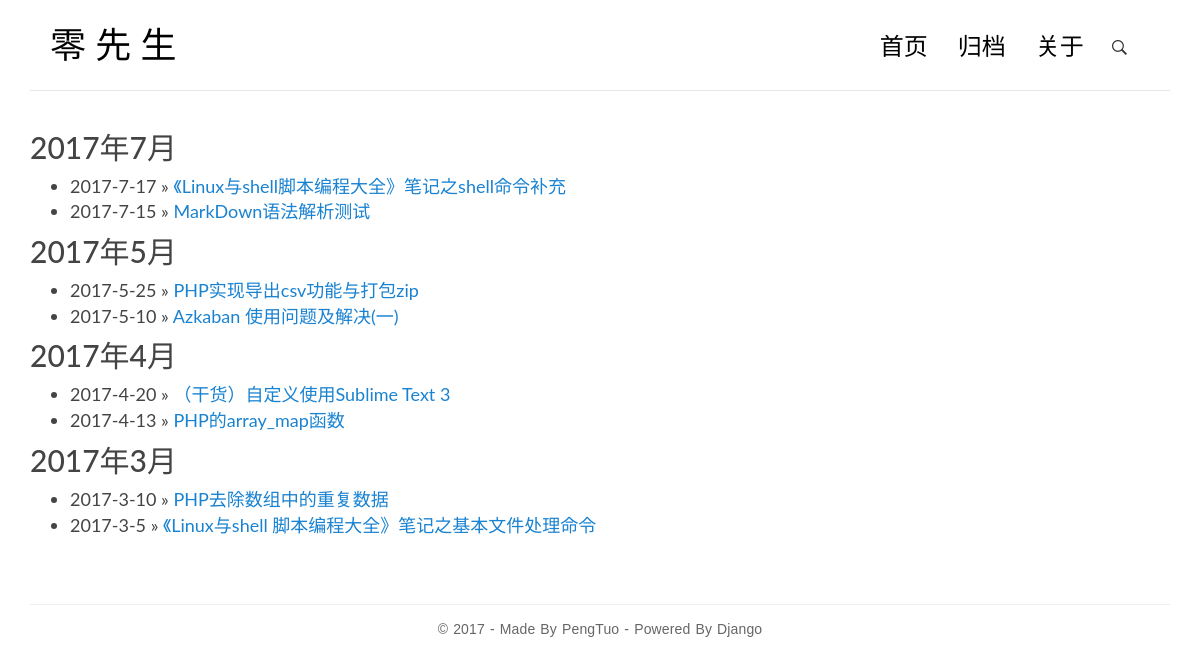
Page /archive on the committed database.
### blog/models.py (models this page shows, shortened)
class Post(models.Model):
    title = models.CharField(max_length=70)
    body = models.TextField()
    created_time = models.DateTimeField()
    updated_time = models.DateTimeField()
    excerpt = models.CharField(max_length=200, blank=True)
    category = models.ForeignKey(Category)
    tags = models.ManyToManyField(Tag, blank=True)
    views = models.PositiveIntegerField(default=0)
    author = models.ForeignKey(User)
    def get_absolute_url(self):
        return reverse('blog:detail', kwargs={'pk': self.pk})

### blog/views.py (the view)
# urls.py: url(r'^archive', views.archive, name='archive'),
def archive(request):
    post_dict = {}
    data_list = Post.objects.dates('created_time', 'month', order='DESC')
    for date in data_list:
        post_list = Post.objects.filter(created_time__year=date.year,
                                    created_time__month=date.month
                                    ).order_by('-created_time')
        post_dict[date] = post_list
    return render(request, 'blog/archive.html', context={'post_list': post_dict})

### templates/blog/archive.html
{% extends 'base.html' %}
{% block main %}
<div class="archive">
	{% for key, value in post_list.items %}
		<h2>{{ key.year }}年{{ key.month }}月</h2>
		<ul>
			{% for post in value %}
				<li><span>
					{{ post.created_time.year }}-{{ post.created_time.month }}-{{ post.created_time.day }}</span>
					&raquo; <a href="{{ post.get_absolute_url }}"> {{ post.title }}</a></li>
			{% empty %}
			暂时还没有发布的文章！
			{% endfor %}
		</ul>
	{% empty %}
	暂无归档！
	{% endfor %}
</div>
{% endblock main %}

### blog/static/blog/css/custom.css (style rules this page uses)
* { outline: none; }
h1, h2, h3, h4, h5, h6 { margin-top: 0; }
a { color: #333; }
.archive { font-size: 18px }
.archive a { color: #1982D1; }
body { color: #444; font-family: 'Lato', sans-serif; }

### rows in the picture
Post: created_time.year "2017", created_time.month "7", created_time.day "17", title "《Linux与shell脚本编程大全》笔记之shell命令补充"
Post: created_time.year "2017", created_time.month "7", created_time.day "15", title "MarkDown语法解析测试"
Post: created_time.year "2017", created_time.month "5", created_time.day "25", title "PHP实现导出csv功能与打包zip"
Post: created_time.year "2017", created_time.month "5", created_time.day "10", title "Azkaban 使用问题及解决(一)"
Post: created_time.year "2017", created_time.month "4", created_time.day "20", title "（干货）自定义使用Sublime Text 3"
Post: created_time.year "2017", created_time.month "4", created_time.day "13", title "PHP的array_map函数"
Post: created_time.year "2017", created_time.month "3", created_time.day "10", title "PHP去除数组中的重复数据"
Post: created_time.year "2017", created_time.month "3", created_time.day "5", title "《Linux与shell 脚本编程大全》笔记之基本文件处理命令"

### other values in the picture
{{ key.year }} "2017" "2017" "2017" "2017"
{{ key.month }} "7" "5" "4" "3"
